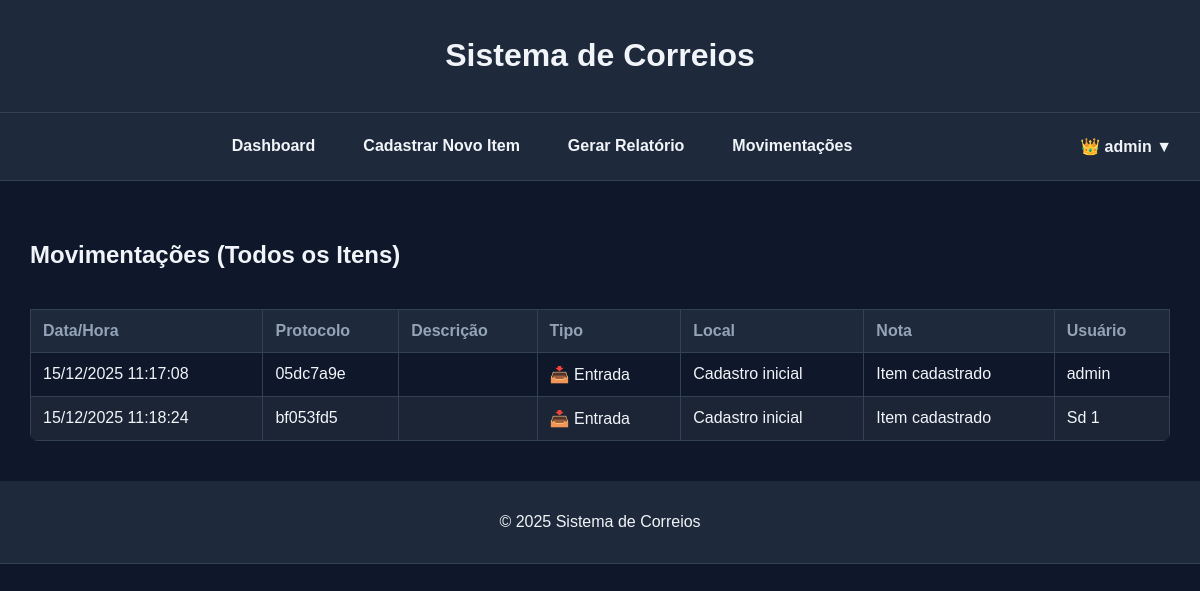
/movimentacoes (signed in), run on the app's committed database.
### app.py (models this page shows, shortened)
class User(UserMixin, db.Model):
    id = db.Column(db.Integer, primary_key=True)
    username = db.Column(db.String(80), unique=True, nullable=False)
    email = db.Column(db.String(120), unique=True, nullable=False)
    password_hash = db.Column(db.String(200), nullable=False)
    role = db.Column(db.String(20), default="user")  # "user" ou "admin"

class Movement(db.Model):
    id = db.Column(db.Integer, primary_key=True)
    protocol = db.Column(db.String(50), nullable=False)
    type = db.Column(db.String(20), nullable=False)  # Entrada ou Saída
    location = db.Column(db.String(100))
    note = db.Column(db.String(200))
    created_at = db.Column(db.DateTime, default=datetime.now)
    user = db.Column(db.String(50), nullable=False)  # Novo campo: usuário responsável

### app.py (the view)
@app.route("/movimentacoes")
@admin_required   # 👑 Apenas administradores podem acessar
def movimentacoes():
    movements = Movement.query.all()
    return render_template("movimentacoes.html", movements=movements)

### app.py (called while the page is built)
def admin_required(f):
    @wraps(f)
    def decorated_function(*args, **kwargs):
        if not current_user.is_authenticated or current_user.role != "admin":
            flash("Acesso restrito a administradores.", "error")
            return redirect(url_for("index"))
        return f(*args, **kwargs)
    return decorated_function

@login_manager.user_loader
def load_user(user_id):
    return User.query.get(int(user_id))

### templates/movimentacoes.html
{% extends "base.html" %}
{% block content %}
<section class="panel-card">
  <h2>Movimentações (Todos os Itens)</h2>
  {% if movements %}
    <div class="table-container">
      <table>
        <thead>
          <tr>
              <th>Data/Hora</th>
              <th>Protocolo</th>
              <th>Descrição</th>
              <th>Tipo</th>
              <th>Local</th>
              <th>Nota</th>
              <th>Usuário</th>
            </tr>
          </thead>
          <tbody>
            {% for mov in movements %}
            <tr>
              <td class="nowrap">{{ mov.created_at.strftime("%d/%m/%Y %H:%M:%S") }}</td>
              <td class="nowrap">{{ mov.protocol }}</td>
              <td>{{ mov.description or '' }}</td>
              <td class="nowrap">
                {% if mov.type == "Entrada" %}
                  📥 Entrada
                {% elif mov.type == "Saída" %}
                  📤 Saída
                {% endif %}
              </td>
              <td>{{ mov.location }}</td>
              <td>{{ mov.note or '' }}</td>
              <td>{{ mov.user }}</td>
            </tr>
            {% endfor %}
        </tbody>
      </table>
    </div>
  {% else %}
    <p>Nenhuma movimentação registrada.</p>
  {% endif %}
</section>
{% endblock %}

### templates/base.html (shortened to what this page needs)
  <!DOCTYPE html>
  <html lang="pt-BR">
  <head>
      <link rel="stylesheet" href="{{ url_for('static', filename='style.css') }}">
  </head>
  <body>
  <header>
      <h1>Sistema de Correios</h1>
  </header>
  <nav>
  {% if current_user and current_user.is_authenticated %}
    <div class="nav-links">
      <a href="{{ url_for('index') }}">Dashboard</a>
      <a href="{{ url_for('new_item') }}">Cadastrar Novo Item</a>
      <a href="{{ url_for('report') }}">Gerar Relatório</a>
  {% if current_user and current_user.is_authenticated and current_user.role == "admin" %}
    <a href="{{ url_for('movimentacoes') }}">Movimentações</a>
  {% endif %}
    </div>
  {% endif %}
  <div class="nav-right">
    {% if current_user and current_user.is_authenticated %}
      <div class="user-menu">
        <button class="user-button">
          {% if current_user.role == "admin" %}
            👑 {{ current_user.username }} ▼
          {% else %}
            👤 {{ current_user.username }} ▼
          {% endif %}
        </button>
      </div>
    {% else %}
      <a href="{{ url_for('login') }}" class="btn-secondary">Login</a>
    {% endif %}
  </div>
</nav>
  <main class="content-container">
      {% block content %}{% endblock %}
    </main>
  <footer>
      <p>&copy; 2025 Sistema de Correios</p>
  </footer>
  </body>
  </html>

### static/style.css (style rules this page uses)
:root { --bg: #0f172a; --panel: #1e293b; --text: #f1f5f9; --muted: #94a3b8; --border: #334155; --primary: #16a34a; --primary-dark: #15803d; }
body { background-color: var(--bg); color: var(--text); font-family: Arial, sans-serif; margin: 0; padding: 0; }
header, footer { background-color: var(--panel); padding: 16px; text-align: center; border-bottom: 1px solid var(--border); }
nav { background-color: var(--panel); padding: 16px; display: flex; align-items: center; border-bottom: 1px solid var(--border); }
.nav-links { flex: 1; display: flex; justify-content: center; gap: 24px; flex-wrap: wrap; }
.nav-right { margin-left: auto; }
nav a { color: var(--text); text-decoration: none; font-weight: bold; padding: 8px 12px; border-radius: 6px; }
.user-menu { position: relative; display: inline-block; }
.user-button { background: transparent; border: none; color: var(--text); font-weight: bold; cursor: pointer; padding: 8px 12px; border-radius: 6px; }
main { padding: 40px 20px; max-width: 95vw; margin: 0 auto; }
button, .btn-primary, .btn-secondary { padding: 12px 22px; border-radius: 10px; font-size: 1rem; cursor: pointer; }
.table-container { max-height: 75vh; max-width: 100%; margin: 0 auto; overflow-y: auto; overflow-x: auto; border-radius: 8px; }
table { width: 100%; border-collapse: collapse; margin-top: 20px; }
th, td { padding: 12px; border: 1px solid var(--border); text-align: left; }
th { background-color: var(--panel); color: var(--muted); position: sticky; top: 0; }
tr:nth-child(even) { background-color: #1c2536; }

### data on the page
User: username "admin"
Movement: created_at "15/12/2025 11:17:08", protocol "05dc7a9e", type "📥 Entrada", location "Cadastro inicial", note "Item cadastrado", user "admin"
Movement: created_at "15/12/2025 11:18:24", protocol "bf053fd5", type "📥 Entrada", location "Cadastro inicial", note "Item cadastrado", user "Sd 1"
